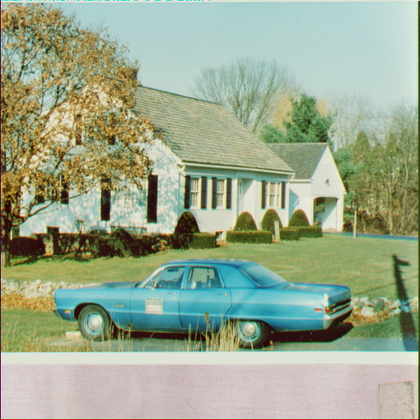
%> input picture 数字图像处理/实验题目/实验四-频域图像增强/images/house.tiff, 420 x 420 px, shrunk from 512 x 512 before the run
$ octave exp2.m   (GNU Octave 9; MATLAB toolbox functions it lacks are replaced by stand-ins)
%> lines starting %> are read from the running program, lines starting %| are printed output that depends on the picture
%%
close all;
clc;
clear all;

%%
% 读取图像
img = imread('house.tiff');
%> img is the input picture: size 420x420x3 uint8; mean R, G, B 155.4, 168.2, 142.2
figure(1)
imshow(img);
title('original A');

% 得到填充参数P和Q
[M, N ,C] = size(img)
%> M = 420; N = 420; C = 3
P = 2 * M;
%> P = 840
Q = 2 * N;
%> Q = 840

img = double(img);
%> img: size 420x420x3 double
img1 = img(1:M, 1:N ,1);
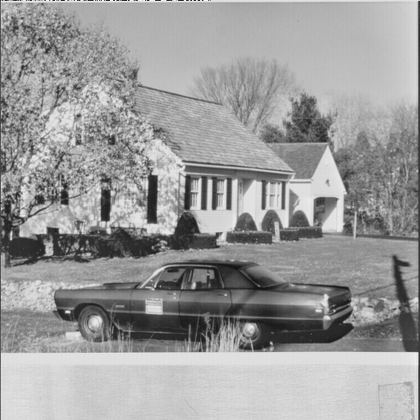
%> img1: size 420x420 double; min 15, max 250, mean 155.4
img2 = img(1:M, 1:N ,2);
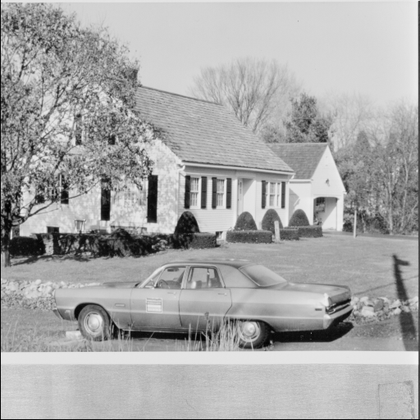
%> img2: size 420x420 double; min 0, max 250, mean 168.2
img3 = img(1:M, 1:N ,3);
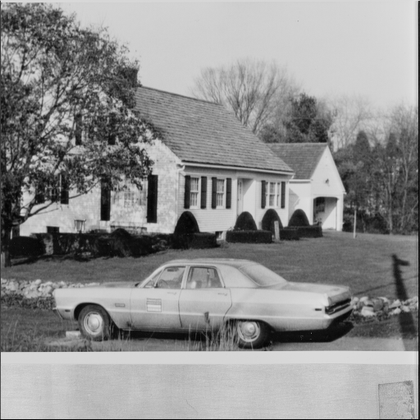
%> img3: size 420x420 double; min 3, max 228, mean 142.2

% 添加必要数量的0
img_fp1 = zeros(P, Q);
img_fp2 = zeros(P, Q);
img_fp3 = zeros(P, Q);
img_fp1(1:M, 1:N) = img1(1:M, 1:N);
img_fp2(1:M, 1:N) = img2(1:M, 1:N);
img_fp3(1:M, 1:N) = img3(1:M, 1:N);


% 用(-1)^(x+y)乘以图像的结果
for x = 1:P
    for y = 1:Q
        img_fp1(x, y) = img_fp1(x, y) .* (-1)^(x+y);
        img_fp2(x, y) = img_fp2(x, y) .* (-1)^(x+y);
        img_fp3(x, y) = img_fp3(x, y) .* (-1)^(x+y);
    end
end
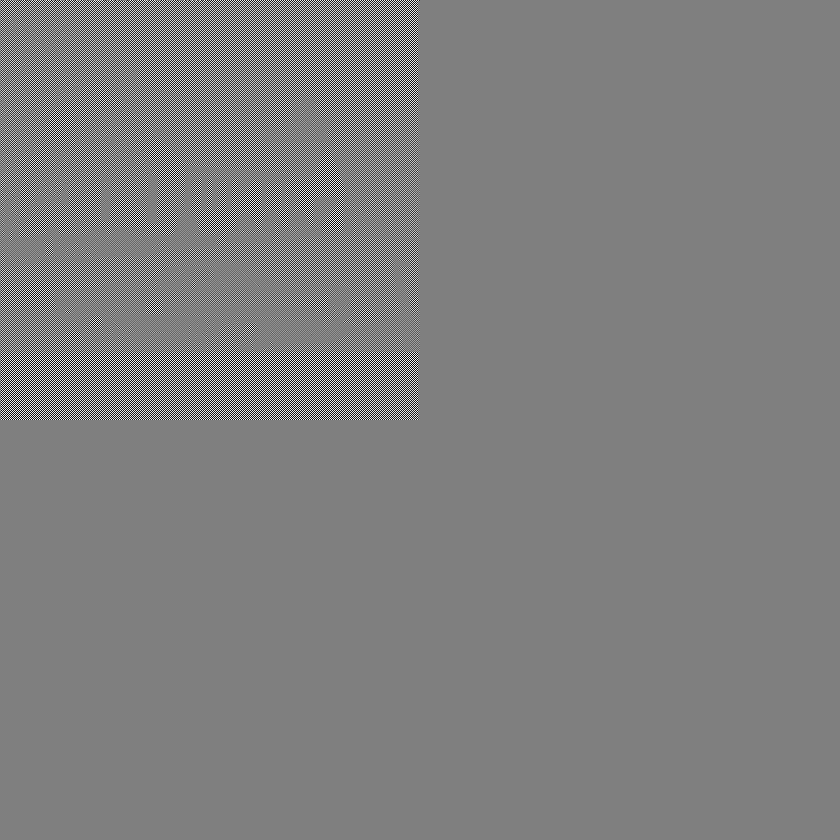
%> img_fp1: size 840x840 double; min -250, max 249, mean 0; drawn with min black and max white
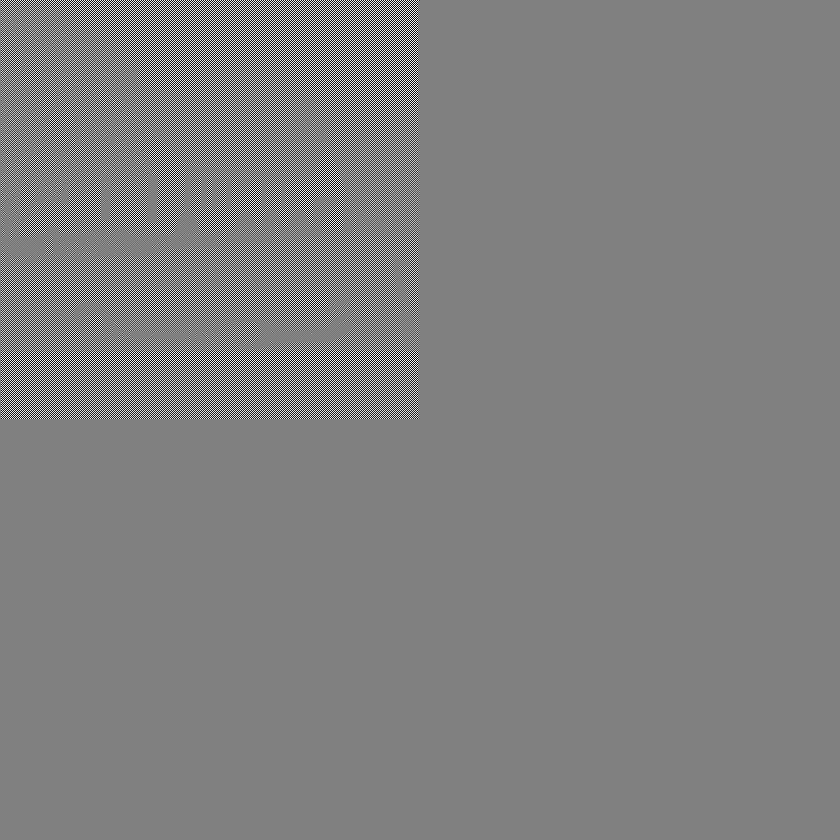
%> img_fp2: size 840x840 double; min -250, max 248, mean 0; drawn with min black and max white
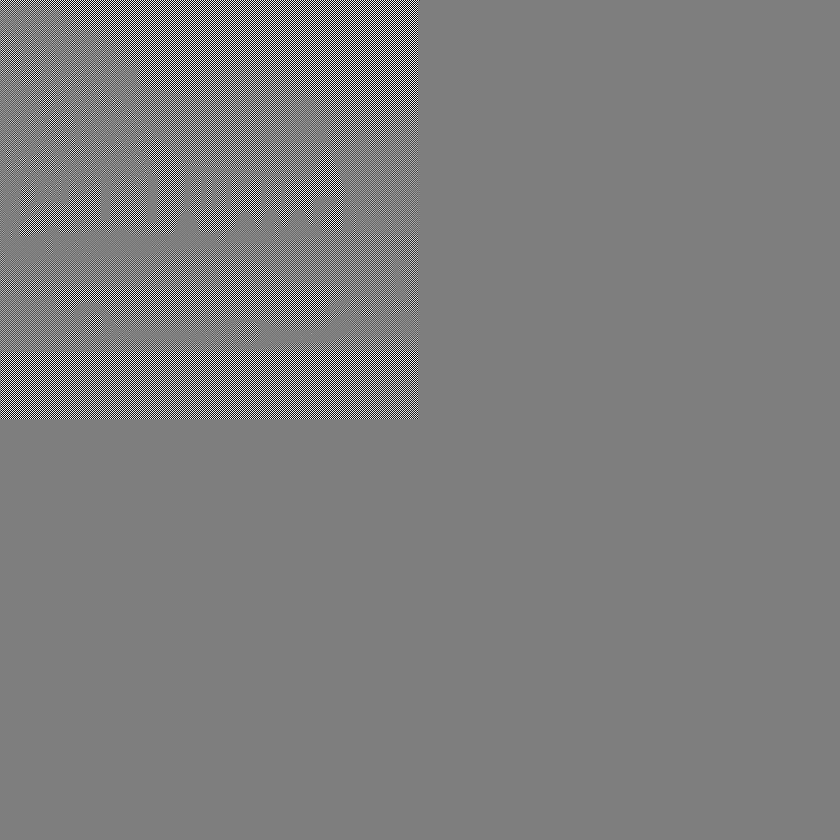
%> img_fp3: size 840x840 double; min -226, max 228, mean 0; drawn with min black and max white

% 对图像做快速傅里叶变换
img_Fp1 = fft2(img_fp1);
img_Fp2 = fft2(img_fp2);
img_Fp3 = fft2(img_fp3);

%设计滤波器函数
r = 30;
H = ones(P, Q);

img_G1 = img_Fp1 .* H;
img_G2 = img_Fp2 .* H;
img_G3 = img_Fp3 .* H;

img_g1 = ifft2(img_G1);
img_g2 = ifft2(img_G2);
img_g3 = ifft2(img_G3);
img_g1 = real(img_g1);
img_g2 = real(img_g2);
img_g3 = real(img_g3);

for x = 1:P
    for y = 1:Q
        img_g1(x, y) = img_g1(x, y) .* (-1)^(x+y);
        img_g2(x, y) = img_g2(x, y) .* (-1)^(x+y);
        img_g3(x, y) = img_g3(x, y) .* (-1)^(x+y);
    end
end
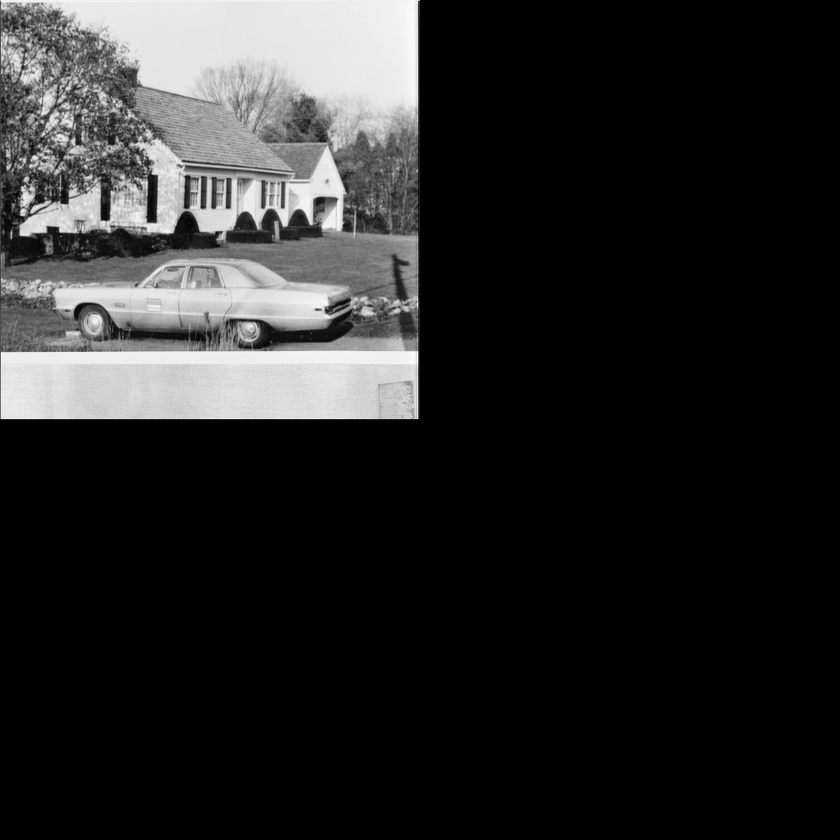
%> img_g3: size 840x840 double; min -1.06e-13, max 228, mean 35.6; drawn with min black and max white

img_o(:,:,1)= uint8(img_g1(1:M, 1:N));
img_o(:,:,2)= uint8(img_g2(1:M, 1:N));
img_o(:,:,3)= uint8(img_g3(1:M, 1:N));

figure(8);
imshow(img_o);
title('result H');
